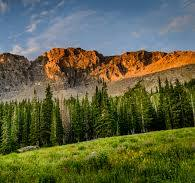
#> input picture nature1.jpg, 195 x 183 px
$ jupyter execute Smoothing.ipynb
#> lines starting #> are read from the running program, lines starting #| are printed output that depends on the picture
[cell 1]
import cv2
import numpy as np

## Smoothing of Images(Bluring of images)

[cell 2]
image=cv2.imread('../nature1.jpg')
#> image is the input picture: shape (183, 195, 3); mean B, G, R 68.1, 98.3, 95

[cell 3]
# filter kernel
kernel=np.ones((4,4),np.float32)/16
filteredimage=cv2.filter2D(image,-2,kernel)
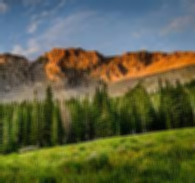
#> filteredimage: shape (183, 195, 3); mean B, G, R 68.5, 98.4, 95.1
cv2.imshow('Filtered Image',filteredimage)
cv2.waitKey(4000)
cv2.destroyAllWindows()

[cell 4]
# blur method
blurredimage=cv2.blur(image,(2,2))
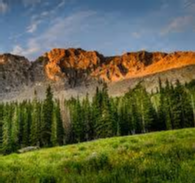
#> blurredimage: shape (183, 195, 3); mean B, G, R 68.9, 98.8, 95.4
cv2.imshow('Blurred Image',blurredimage)
cv2.waitKey(3000)
cv2.destroyAllWindows()

[cell 5]
# Gaussian blur method
gaussianblurredimage=cv2.GaussianBlur(image,(3,3),3,None,5)
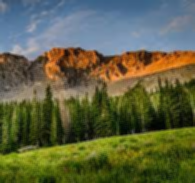
#> gaussianblurredimage: shape (183, 195, 3); mean B, G, R 68.1, 98.3, 95
cv2.imshow('Gaussian Blurred Image',gaussianblurredimage)
cv2.waitKey(3000)
cv2.destroyAllWindows()

[cell 6]
# median blur method
#Filter edges also
medianblurredimage=cv2.medianBlur(image,3)
cv2.imshow('Median Blurred Image',medianblurredimage)
cv2.waitKey(3000)
cv2.destroyAllWindows()

[cell 7]
# bilateral filter method
#edges are not filtered
bilateralfilteredimage=cv2.bilateralFilter(image,9,75,75)
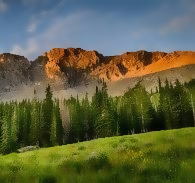
#> bilateralfilteredimage: shape (183, 195, 3); mean B, G, R 67.7, 98.1, 94.8
cv2.imshow('Bilateral Filtered Image',bilateralfilteredimage)
cv2.waitKey(3000)
cv2.destroyAllWindows()

$ run again, with tiger.jpg copied over nature1.jpg
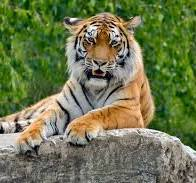
#> input picture tiger.jpg, 196 x 183 px
#> image is the input picture: shape (183, 196, 3); mean B, G, R 79.3, 119.1, 110.4
#> `blurredimage=cv2.blur(image,(2,2))`:
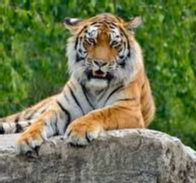
#> blurredimage: shape (183, 196, 3); mean B, G, R 79.5, 119.5, 110.7
#> `bilateralfilteredimage=cv2.bilateralFilter(image,9,75,75)`:
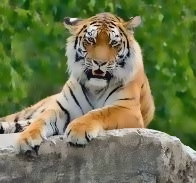
#> bilateralfilteredimage: shape (183, 196, 3); mean B, G, R 79.3, 119.2, 110.5

$ run again, with womenhuman.jpg copied over nature1.jpg
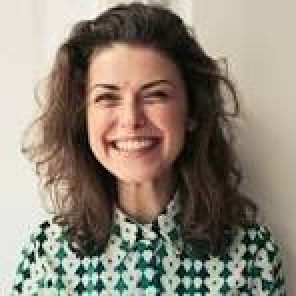
#> input picture womenhuman.jpg, 148 x 148 px (shown 2 times larger)
#> image is the input picture: shape (148, 148, 3); mean B, G, R 119.1, 132.6, 142
#> `filteredimage=cv2.filter2D(image,-2,kernel)`:
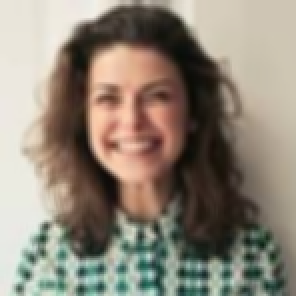
#> filteredimage: shape (148, 148, 3) (shown 2 times larger); mean B, G, R 119.4, 132.9, 142.4
#> `medianblurredimage=cv2.medianBlur(image,3)`:
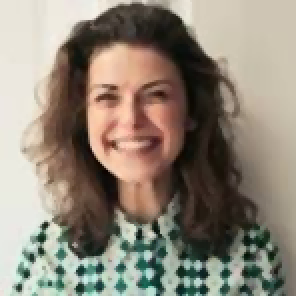
#> medianblurredimage: shape (148, 148, 3) (shown 2 times larger); mean B, G, R 119.6, 133.2, 142.6
